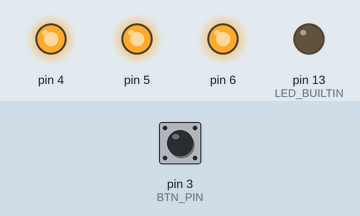
Bench run of a sketch on a simulated Arduino Uno, built with avr-gcc and run on an emulated ATmega328P. Parts: output pins drawn as LEDs (lit = HIGH). The test bench sets the inputs (shaded band); at power-on: pin 3 (BTN_PIN) HIGH.

Above: at 1.2 s.
1.3 s: pin 3 (BTN_PIN) pulled LOW for 0.15 s
At 1.9 s:
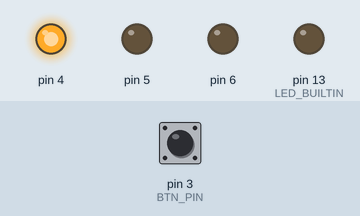
2.9 s: pin 3 (BTN_PIN) pulled LOW for 1 s
At 4.3 s:
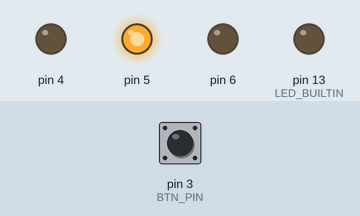
5.4 s: pin 3 (BTN_PIN) pulled LOW for 0.15 s
At 6.2 s:
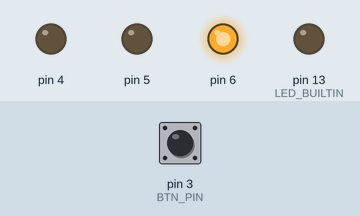
7.0 s: pin 3 (BTN_PIN) pulled LOW for 3.2 s
At 7.4 s:
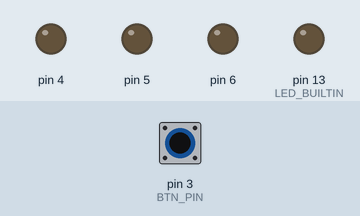
Timing chart, 0 to 10.0 s (numbered marks = the images above; inputs shaded):
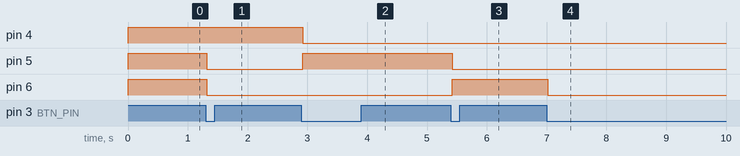

The sketch:

sketch_sep09a.ino
```cpp
#define BTN_PIN 3

enum class States {
    On,
    Blink_1,
    Blink_2,
    Blink_3,
    Off,
    _len,
};

States state = States::On;

// функция возвращает true при нажатии кнопки
bool buttonClick() {
    static bool pState;
    bool state = !digitalRead(BTN_PIN);

    if (pState != state) {
        pState = state;
        delay(20);
        return state;
    }

    return false;
}

void setup() {
    pinMode(BTN_PIN, INPUT_PULLUP);
    pinMode(LED_BUILTIN, OUTPUT);
    pinMode(4, OUTPUT);
    pinMode(5, OUTPUT);
    pinMode(6, OUTPUT);
}

void loop() {
    if (buttonClick()) {
        // переключить с переполнением
        state = States((int)state + 1);
        if (state == States::_len) state = States(0);
    }

    // постоянный вызов согласно режиму
    switch (state) {
        case States::On:
              digitalWrite(4, HIGH);
              digitalWrite(5, HIGH);
              digitalWrite(6, HIGH);
            break;

        case States::Off:
              digitalWrite(4, LOW);
              digitalWrite(5, LOW);
              digitalWrite(6, LOW);
            break;

        case States::Blink_1:
              digitalWrite(4, HIGH);
              digitalWrite(5, LOW);
              digitalWrite(6, LOW);
            break;

        case States::Blink_2:
              digitalWrite(5, HIGH);
              digitalWrite(6, LOW);
              digitalWrite(4, LOW);
            break;

        case States::Blink_3:
              digitalWrite(6, HIGH);
              digitalWrite(5, LOW);
              digitalWrite(4, LOW);
            break;
        default: break;
    }
}
```

Measured:
- after the input at 1.3 s, pin 5, pin 6: HIGH → LOW at once
- after the input at 2.9 s, pin 4: HIGH → LOW at once; pin 5: LOW → HIGH at once
- after the input at 5.4 s, pin 5: HIGH → LOW at once; pin 6: LOW → HIGH at once
- after the input at 7.0 s, pin 6: HIGH → LOW at once
